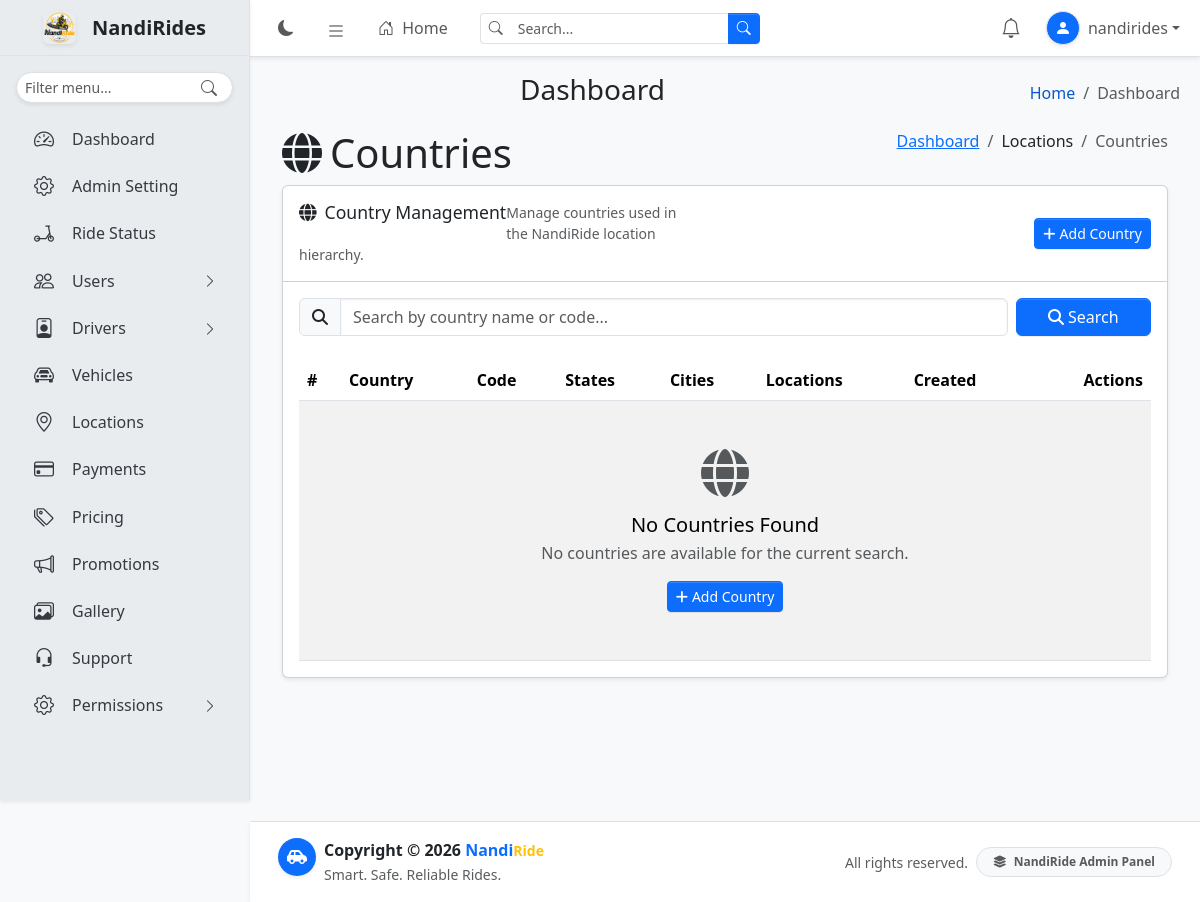
Page /admindashboard/locations/countries/ (signed in) on the earlier database version.
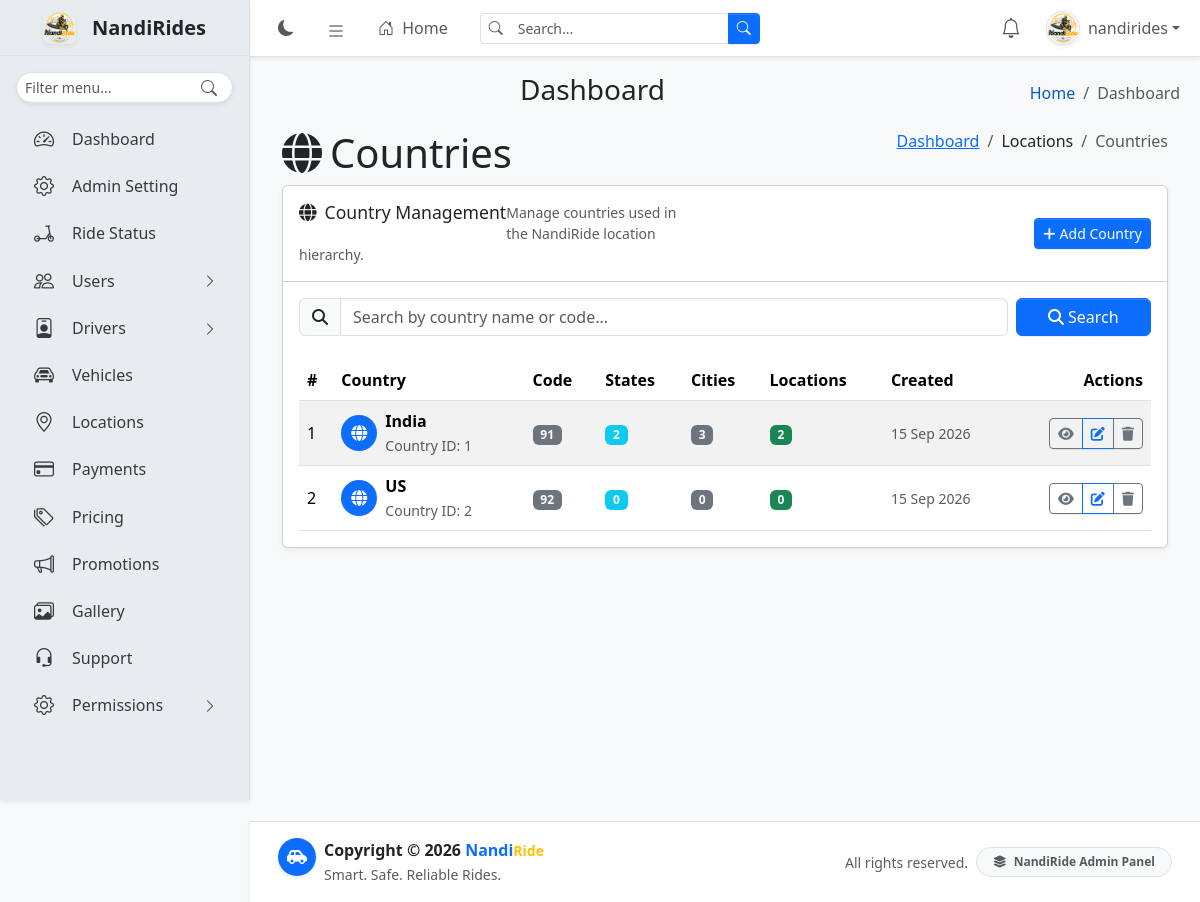
Same page on the later database version.
### dashboard/models.py (models this page shows, shortened)
class UserProfile(TimeStampedModel):
    class Gender(models.TextChoices):
        MALE = "male", "Male"
        FEMALE = "female", "Female"
        OTHER = "other", "Other"
    user = models.OneToOneField(
        settings.AUTH_USER_MODEL,
        on_delete=models.CASCADE,
        related_name="profile",
    )
    profile_image = models.ImageField(
        upload_to="profiles/",
        blank=True,
        null=True,
    )
    phone = models.CharField(
        max_length=20,
        blank=True,
    )
    date_of_birth = models.DateField(
        null=True,
        blank=True,
    )
    gender = models.CharField(
        max_length=10,
        choices=Gender.choices,
        blank=True,
    )
    address = models.TextField(
        blank=True,
    )
    city = models.ForeignKey(
        "locations.City",
        on_delete=models.SET_NULL,
        null=True,
        blank=True,
        related_name="user_profiles",
    )
    emergency_contact_name = models.CharField(
        max_length=150,
        blank=True,
    )
    emergency_contact_phone = models.CharField(
        max_length=20,
        blank=True,
    )
    email_verified = models.BooleanField(
        default=False,
    )
    email_verified_at = models.DateTimeField(
        null=True,
        blank=True,
    )

### locations/models.py (models this page shows, shortened)
class Country(TimeStampedModel):
    name = models.CharField(max_length=100)
    code = models.CharField(max_length=10, unique=True)

### locations/views.py (the view)
@login_required
@permission_required("locations.view_country", raise_exception=True)
def country_list(request):
    query = request.GET.get(
        "q",
        "",
    ).strip()
    countries = Country.objects.annotate(
        state_count=Count(
            "states",
            distinct=True,
        ),
        city_count=Count(
            "states__cities",
            distinct=True,
        ),
        location_count=Count(
            "states__cities__locations",
            distinct=True,
        ),
    ).order_by("name")
    if query:
        countries = countries.filter(
            Q(name__icontains=query)
            | Q(code__icontains=query)
        )
    context = {
        "countries": countries,
        "query": query,
        "q": query,
    }
    return render(
        request,
        "locations/country_list.html",
        context,
    )

### core/templatetags/navigation.py (called while the page is built)
def user_has_permission(user, permission):
    if not permission:
        return True
    if not user.is_authenticated:
        return False
    if user.is_superuser:
        return True
    return user.has_perm(permission)

def item_is_visible(user, item):
    if item.get("staff_only") and not user.is_staff:
        return False
    permission = item.get("permission")
    if not user_has_permission(user, permission):
        return False
    return True

@register.simple_tag(takes_context=True)
def get_navigation(context):
    request = context["request"]
    current_url_name = ""
    if request.resolver_match:
        current_url_name = request.resolver_match.url_name
    return build_navigation(
        request.user,
        current_url_name,
    )

### locations/templates/locations/country_list.html (shortened to what the changed rows need)
{% extends "base.html" %}
{% block content %}
<section class="content-header">
    <div class="container-fluid">
        <div class="row mb-2">
            <div class="col-sm-6">
                <h1 class="m-0">
                    <i class="fas fa-globe me-2"></i>Countries
                </h1>
            </div>
        </div>
    </div>
</section>
<section class="content">
    <div class="container-fluid">
        <div class="card shadow-sm">
            <div class="card-body">
                <div class="table-responsive">
                    <table class="table table-hover table-striped align-middle mb-0">
                        <thead>
                            <tr>
                                <th>#</th>
                                <th>Country</th>
                                <th>Code</th>
                                <th>States</th>
                                <th>Cities</th>
                                <th>Locations</th>
                                <th>Created</th>
                                <th class="text-end">Actions</th>
                            </tr>
                        </thead>
                        <tbody>
                            {% for country in countries %}
                                <tr>
                                    <td>
                                        {{ forloop.counter }}
                                    </td>
                                    <td>
                                        <div class="d-flex align-items-center">
                                            <span class="avatar bg-primary rounded-circle d-inline-flex align-items-center justify-content-center me-2"
                                                  style="width: 36px; height: 36px;">
                                                <i class="fas fa-globe text-white"></i>
                                            </span>
                                            <div>
                                                <div class="fw-semibold">
                                                    {{ country.name }}
                                                </div>
                                                <small class="text-muted">
                                                    Country ID: {{ country.pk }}
                                                </small>
                                            </div>
                                        </div>
                                    </td>
                                    <td>
                                        <span class="badge bg-secondary">
                                            {{ country.code }}
                                        </span>
                                    </td>
                                    <td>
                                        <span class="badge bg-info">
                                            {{ country.states.count }}
                                        </span>
                                    </td>
                                    <td>
                                        <span class="badge bg-secondary">
                                            {{ country.city_count|default:"0" }}
                                        </span>
                                    </td>
                                    <td>
                                        <span class="badge bg-success">
                                            {{ country.location_count|default:"0" }}
                                        </span>
                                    </td>
                                    <td>
                                        <span class="text-muted small">
                                            {{ country.created_at|date:"d M Y" }}
                                        </span>
                                    </td>
                                    <td class="text-end">
                                        <div class="btn-group" role="group">
                                            <a href="{% url 'country_detail' country.pk %}"
                                               class="btn btn-sm btn-outline-secondary"
                                               title="View Country">
                                                <i class="fas fa-eye"></i>
                                            </a>
                                            <a href="{% url 'country_edit' country.pk %}"
                                               class="btn btn-sm btn-outline-primary"
                                               title="Edit Country">
                                                <i class="fas fa-edit"></i>
                                            </a>
                                            <button type="button"
                                                    class="btn btn-sm btn-outline-secondary"
                                                    title="Delete Country"
                                                    data-bs-toggle="modal"
                                                    data-bs-target="#deleteCountryModal{{ country.pk }}">
                                                <i class="fas fa-trash"></i>
                                            </button>
                                        </div>
                                    </td>
                                </tr>
                            {% empty %}
                                <tr>
                                    <td colspan="8" class="text-center py-5">
                                        <div class="mb-3">
                                            <i class="fas fa-globe fa-3x text-muted"></i>
                                        </div>
                                        <h5 class="mb-1">No Countries Found</h5>
                                        <p class="text-muted mb-3">
                                            No countries are available for the current search.
                                        </p>
                                        <a href="{% url 'country_create' %}" class="btn btn-primary btn-sm">
                                            <i class="fas fa-plus me-1"></i>Add Country
                                        </a>
                                    </td>
                                </tr>
                            {% endfor %}
                        </tbody>
                    </table>
                </div>
            </div>
        </div>
    </div>
</section>
{% endblock %}

### templates/includes/navbar.html (shortened to what this page needs)
{% load static %}
<nav class="app-header navbar navbar-expand bg-body border-bottom shadow-sm {% if request.resolver_match.url_name == 'login' %}app-header-login{% else %}app-header-dashboard{% endif %}" style="position:fixed!important;top:0;right:0;z-index:1030!important;">
    <div class="container-fluid position-relative">
        <ul class="navbar-nav align-items-center">
            <li class="nav-item">
                <button type="button" class="nav-link border-0 bg-transparent rounded-circle" id="theme-toggle" aria-label="Toggle theme" title="Toggle theme">
                    <i class="bi bi-moon-fill" id="theme-icon"></i>
                </button>
            </li>
            {% if request.resolver_match.url_name != 'login' %}
            <li class="nav-item">
                <a class="nav-link rounded" data-lte-toggle="sidebar" href="#" role="button" aria-label="Toggle sidebar" title="Toggle sidebar">
                    <i class="bi bi-list fs-5"></i>
                </a>
            </li>
            <li class="nav-item d-none d-md-block">
                <a href="{% url 'dashboard' %}" class="nav-link fw-medium">
                    <i class="bi bi-house-door me-1"></i>
                    Home
                </a>
            </li>
            {% endif %}
        </ul>
        {% if request.resolver_match.url_name == 'login' %}
        <div class="position-absolute top-50 start-50 translate-middle d-flex align-items-center gap-3 text-nowrap">
            <img src="{% static 'user/images/logo.png' %}" alt="NandiRide Logo" width="42" height="42" class="rounded-3 shadow-sm">
            <div class="lh-sm">
                <div class="fw-bold fs-5 text-body">
                    Welcome to the Nandi<small class="text-warning">Ride</small>
                    <span class="fs-5 text-body fw-semibold">Administration Portal</span>
                </div>
            </div>
        </div>
        {% else %}
        <form class="d-none d-md-flex ms-3" role="search" method="get" action="#">
            <div class="input-group input-group-sm">
                <span class="input-group-text bg-body border-end-0">
                    <i class="bi bi-search text-body-secondary"></i>
                </span>
                <input type="search" id="navbar-search-input" name="q" class="form-control border-start-0 shadow-none" placeholder="Search..." autocomplete="off" value="{{ request.GET.q|default:'' }}">
                <button type="submit" class="btn btn-primary">
                    <i class="bi bi-search"></i>
                </button>
            </div>
        </form>
        {% endif %}
        <ul class="navbar-nav ms-auto align-items-center">
            {% if user.is_authenticated %}
            <li class="nav-item dropdown notification-nav-item">
                <a class="nav-link notification-bell-wrapper rounded-circle"
                   href="#"
                   role="button"
                   data-bs-toggle="dropdown"
                   aria-expanded="false"
                   aria-label="Notifications"
                   title="Notifications">
                    <i class="bi bi-bell fs-5"></i>
                </a>
            </li>
            <li class="nav-item dropdown ms-1">
                <a class="nav-link dropdown-toggle d-flex align-items-center px-2" href="#" role="button" data-bs-toggle="dropdown" aria-expanded="false">
                    {% if user.profile.profile_image %}
                    <img src="{{ user.profile.profile_image.url }}" class="rounded-circle shadow-sm border me-2 object-fit-cover" width="34" height="34" alt="User profile">
                    {% else %}
                    <span class="rounded-circle shadow-sm border me-2 bg-primary text-white d-inline-flex align-items-center justify-content-center" style="width:34px;height:34px;">
                        <i class="bi bi-person-fill"></i>
                    </span>
                    {% endif %}
                    <span class="d-none d-md-inline fw-medium">{{ user.get_full_name|default:user.get_username }}</span>
                </a>
            </li>
            {% endif %}
        </ul>
    </div>
</nav>

Differences in the rows shown:
added Country: name "India", pk "1", code "91", states.count "2", city_count "3", location_count "2", created_at "15 Sep 2026"
added Country: name "US", pk "2", code "92", states.count "0", city_count "0", location_count "0", created_at "15 Sep 2026"
Other differences:
text no longer shown: "No Countries Found No countries are available for the current search. Add Country"
